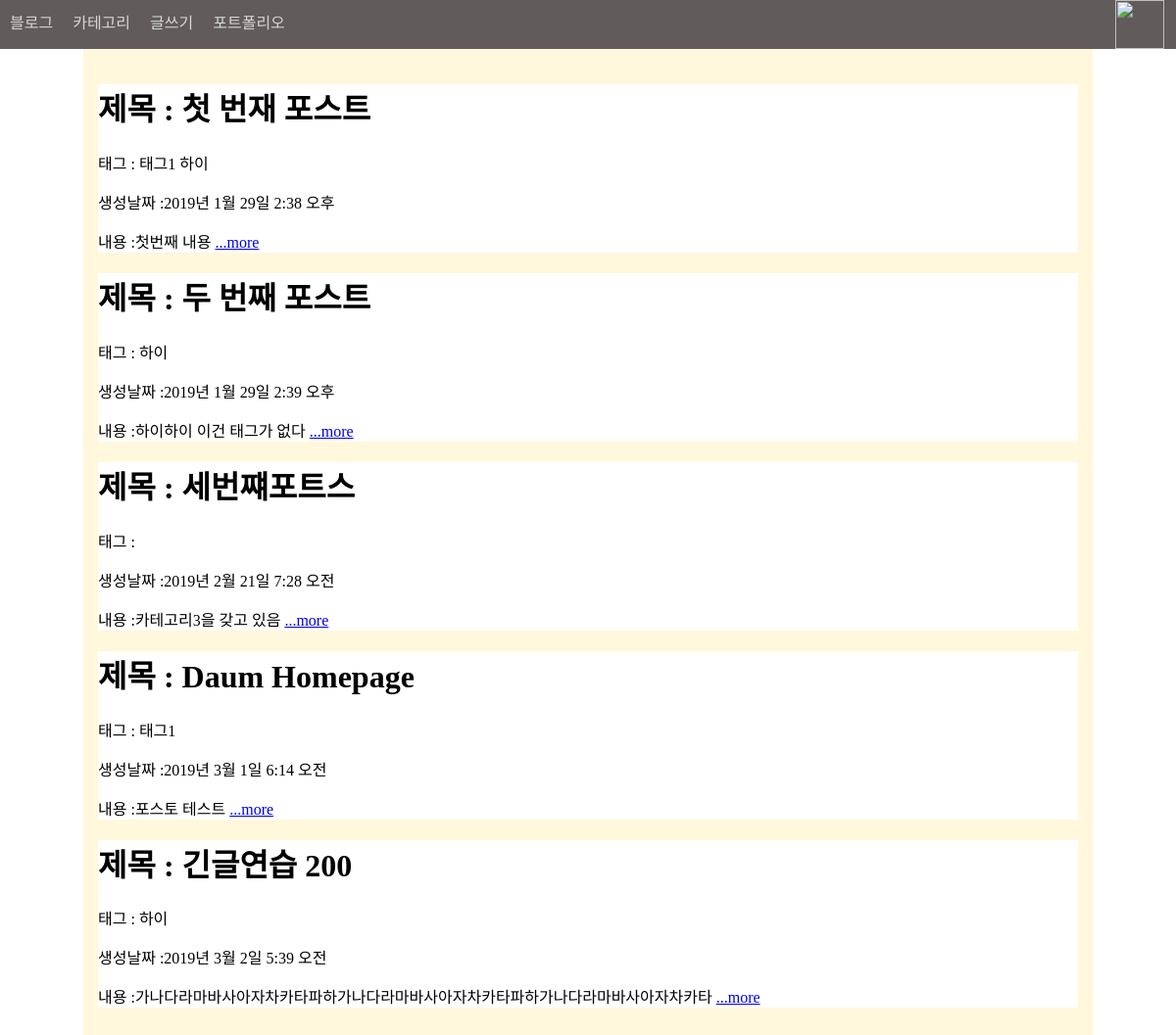
The page / on the database its author committed.
### post/models.py (models this page shows, shortened)
class Post(models.Model):
    title = models.CharField(max_length=50, blank=False, null=False)
    category = models.ForeignKey(Category, on_delete=models.CASCADE)
    tag = models.ManyToManyField(Tag, blank=True)
    content = models.TextField('Desciprtion')
    create_at = models.DateTimeField('create date',auto_now_add=True, blank=False , null=False)
    update_at = models.DateTimeField('create date',auto_now=True, blank=False , null=False)
    class Meta:
        ordering = ['create_at']
    def summary(self):
        return self.content[:40]

class Tag(models.Model):
    name = models.CharField(max_length=50)

### post/views.py (the view)
# urls.py: path('',PostLV.as_view(), name="home"),
class PostLV(ListView):
    model = Post
    template_name = "pages/home.html"
    context_object_name = 'posts'
    paginate_by = 5
    def get_context_data(self, **kwargs):
        context = super(PostLV, self).get_context_data(**kwargs)
        categories = Category.objects.all()
        context['categories'] = categories
        return context
    def get_queryset(self, **kwargs):
        queryset = super(PostLV, self).get_queryset()
        try:
            category_id = self.kwargs['pk']
            queryset = queryset.filter(id=category_id)
        except:
            queryset = super(PostLV, self).get_queryset()
        return queryset

### templates/pages/home.html
{% extends "pages/base.html" %}
{% block Content %}
  {% include "components/navigation.html" %}
<div class="container">
  {% include "post/post_list.html" %}
</div>
{% endblock Content %}

### templates/pages/base.html (shortened to what this page needs)
{% load static %}
<html lang="ko">
<head>
    <link rel="stylesheet" href="{% static 'css/pages/base.css' %}">
</head>
<body>
    <div id="app">
     {% block Content %}
     {% endblock Content %}
    </div>
</body>
</html>

### templates/components/navigation.html (shortened to what this page needs)
{% load socialaccount %}
{% load account %}
{% load static %}
<link rel="stylesheet" href="{% static 'css/components/navigation.css' %}">
<div class="navigation">
    <ul class="list-container">
        <li>
            <a class="navigation-link" href="{% url 'post:home' %}">
                블로그
            </a>
        </li>
        <li>
            <div class="dropdown">
                <span class="dropbtn"> 카테고리 </button>
            </div>
        </li>
        <li>
            <a href="{% url 'post:create' %}">
                글쓰기
            </a>
        </li>
        <li>포트폴리오</li>
    </ul>
    <div class="account-box">
        <ul class="list-container">
            {% if user.is_authenticated %}
            <li>{{ user.first_name}}님이 로그인중입니다.</li>
            <li>
                <form action="{% url 'account_logout' %}" method="POST">
                    {% csrf_token %}
                    <button type="submit">로그아웃</button>
                </form>
            </li>
            {% else %}
            <li style="padding:0">
                <a class="login-btn" href="{% provider_login_url 'google' %}">
                    <img src="http://pngimg.com/uploads/google/google_PNG19635.png" width="50px" height="50px">
                </a>
            </li>
            {% endif %}
        </ul>
    </div>
</div>

### templates/post/post_list.html
{% load static %}
<link rel="stylesheet" href="{% static 'css/components/post_list.css' %}">
<div class="posts">
    {% for post in posts %}
    <div class="posts_item">
        <h1>제목 : {{post.title}}</h1>
        <p>태그 :
            {% for tagitem in post.tag.all %}
            <span> {{tagitem.name}} </span>
            {% endfor %}
        </p>
        <p>생성날짜 :{{post.create_at}}</p>
        <p>
            내용 :{{post.summary}}
            <a href="{% url 'post:detail' pk=post.id %}">...more</a>
        </p>
    </div>
    {% endfor %}
</div>

### static/css/pages/base.css (style rules this page uses)
body { padding: 0; margin: 0; }
.container { margin: auto; background-color: cornsilk; width: 100%; max-width: 1000px; padding: 15px; }

### static/css/components/navigation.css (style rules this page uses)
.navigation { background-color: rgb(97, 91, 91); width: 100%; height: 50px; color: rgb(214, 214, 214); }
.navigation ul { list-style: none; color: rgb(214, 214, 214); margin: 0; padding: 0; }
.navigation li { list-style: none; padding: 10px; float: left; height: 40px; text-align: center; }
.dropbtn { color: white; color: rgb(214, 214, 214); border: none; cursor: pointer; }
.dropdown { height: 100%; width: 100%; position: relative; display: inline-block; }
.navigation a { color: rgb(214, 214, 214); text-decoration: none; display: block; }
.navigation .account-box { float: right; margin-right:1%; }
.account-box .login-btn { padding:0; box-sizing: border-box; }

### static/css/components/post_list.css (style rules this page uses)
.posts .posts_item { background-color: #fff; }

### rows shown on the page
Post: title "첫 번재 포스트", create_at "2019년 1월 29일 2:38 오후", summary "첫번째 내용"
Tag: name "태그1"
Tag: name "하이"
Post: title "두 번째 포스트", create_at "2019년 1월 29일 2:39 오후", summary "하이하이 이건 태그가 없다"
Post: title "세번쨰포트스", create_at "2019년 2월 21일 7:28 오전", summary "카테고리3을 갖고 있음"
Post: title "Daum Homepage", create_at "2019년 3월 1일 6:14 오전", summary "포스토 테스트"
Post: title "긴글연습 200", create_at "2019년 3월 2일 5:39 오전", summary "가나다라마바사아자차카타파하가나다라마바사아자차카타파하가나다라마바사아자차카타"
